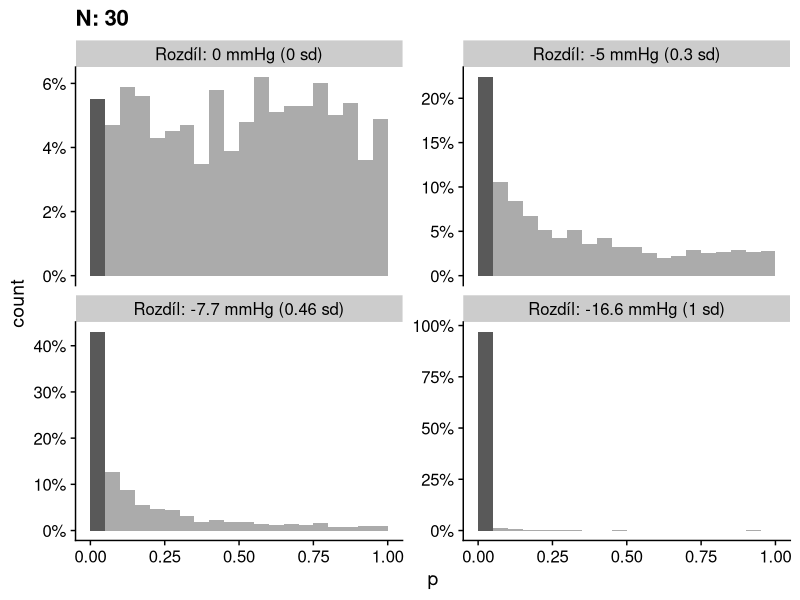
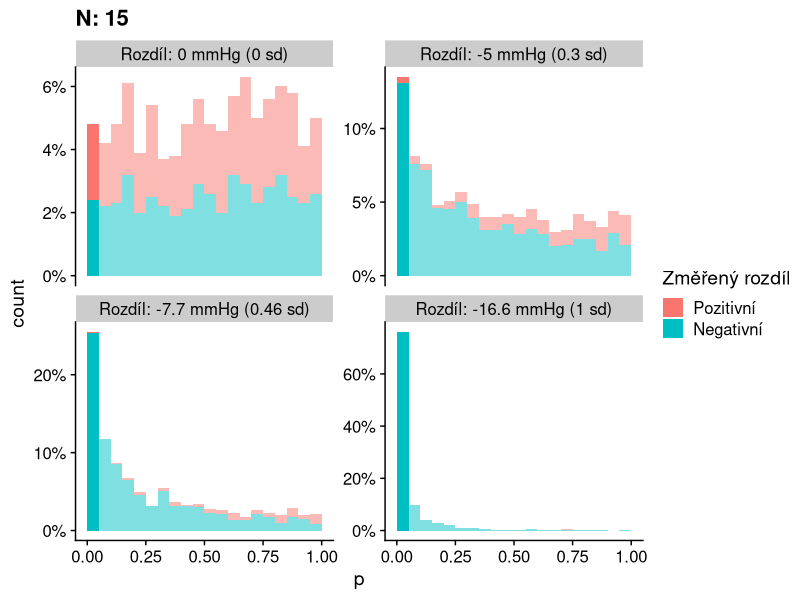
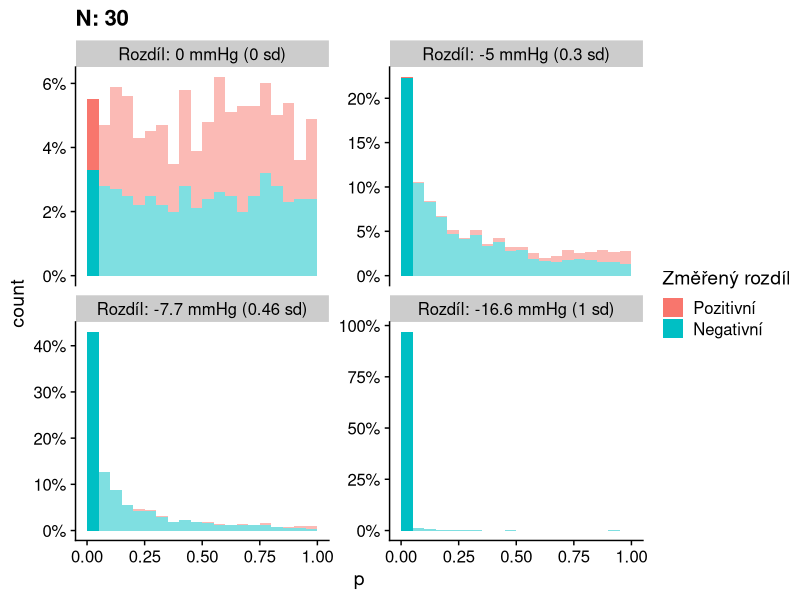
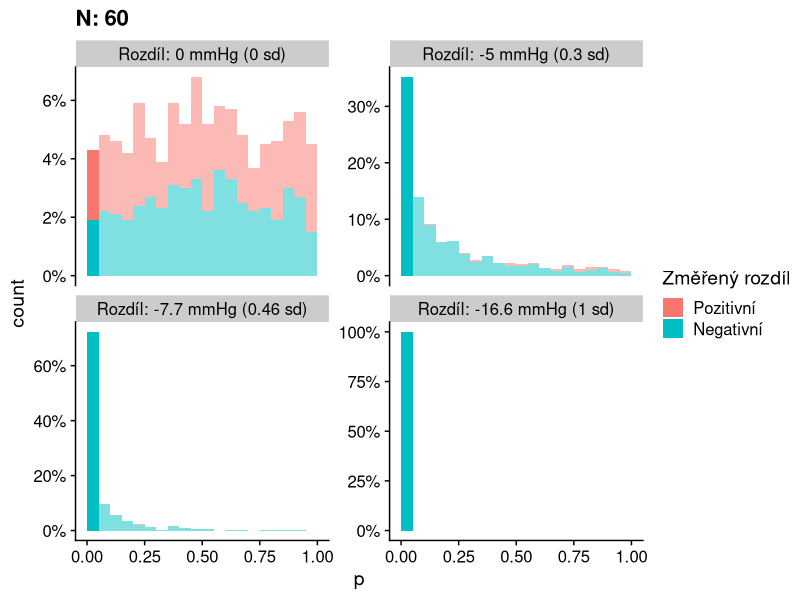
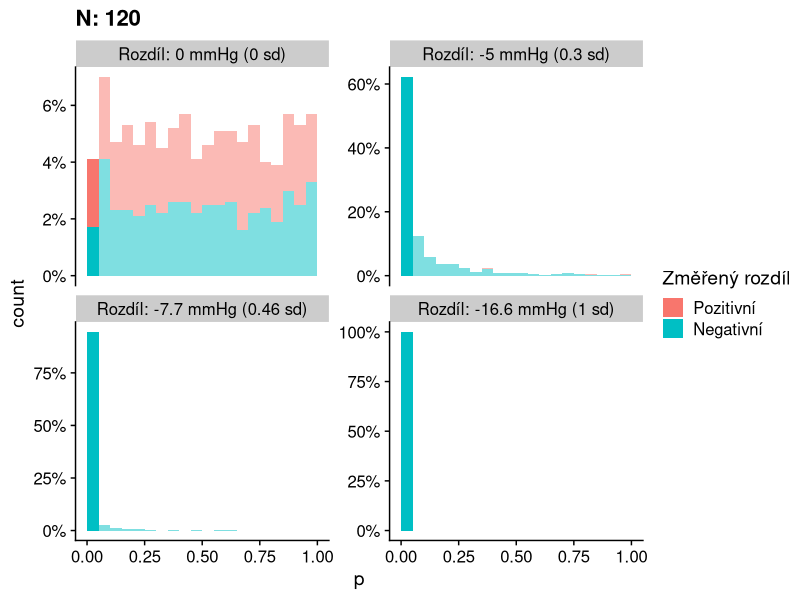
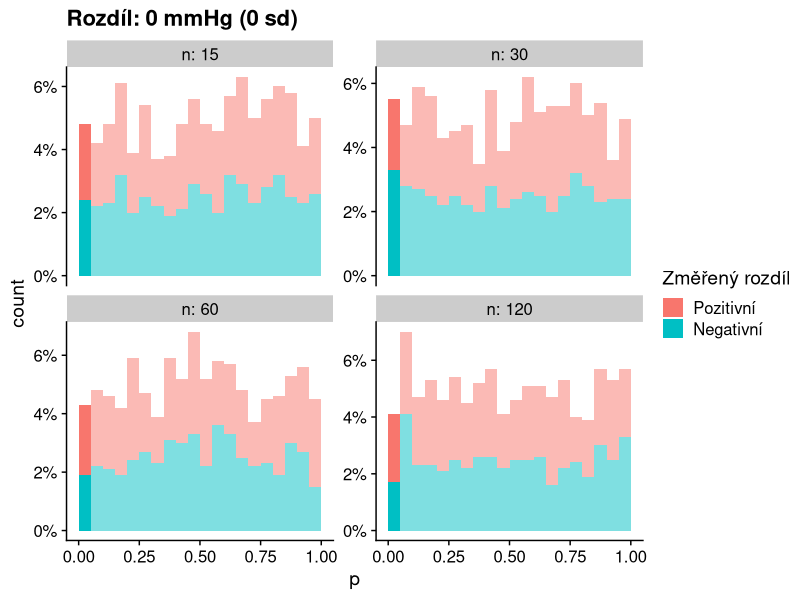
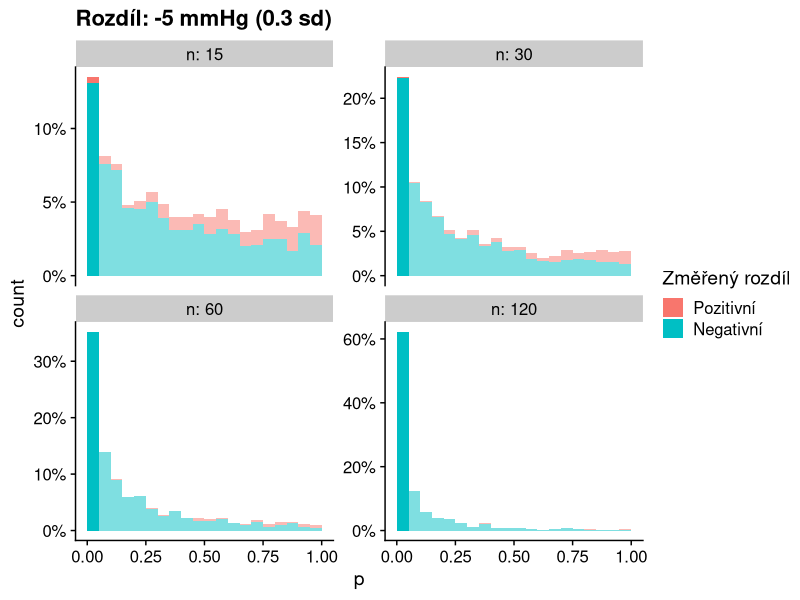
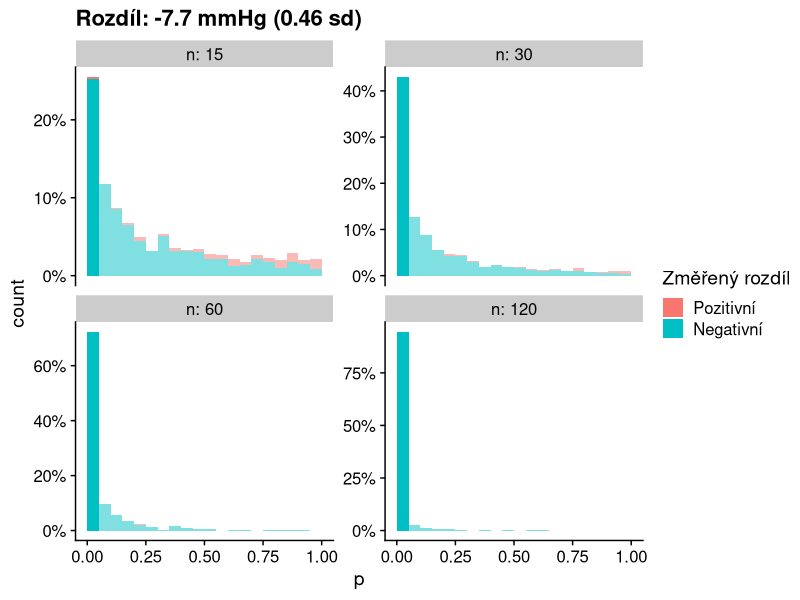

R code for these plots, in order: (Note: a time limit stopped this script after it produced the figures.)
## ---- chunk 1
library(tidyverse)
library(cowplot)
theme_set(theme_cowplot())

sbp_sd <- 16.6
effect_ace_minus_placebo <- -7.68

n_sims <- 1000
## ---- chunk 2
velikost_efektu <- tibble(efekt = c(0, -5 / sbp_sd, effect_ace_minus_placebo / sbp_sd, -1))
n_vzorku <- tibble(n = c(15, 30, 60, 120))
#n_vzorku <- tibble(n = seq(sqrt(15), sqrt(120), length.out = 4) ^ 2 %>% round())

single_p_sim <- function(data_row) {
  control <- rnorm(data_row$n, 0, 1)
  treatment <- rnorm(data_row$n, data_row$efekt, 1)
  test_res <- t.test(control, treatment)
  
  cbind(data_row, tibble(p = test_res$p.value, zmereny_rozdil = mean(treatment) - mean(control)))
}

p_velikost_efektu <- velikost_efektu %>% 
  crossing(n_vzorku) %>%
  crossing(sim = 1:n_sims) %>%
  transpose() %>%
  map_df(single_p_sim) %>%
  mutate(druh_rozdilu = factor(zmereny_rozdil > 0, levels = c(TRUE, FALSE), labels = c("Pozitivní", "Negativní")),
         efekt_f = factor(efekt, levels = velikost_efektu$efekt))


## ---- chunk 3
plots <- list()
widths <- list()
## ---- chunk 4
hg_sd_label <- function(sd_val) {
  numeric_sd_val <- sd_val %>% as.numeric()
  paste0("Rozdíl: ", round(sbp_sd * numeric_sd_val, 1), " mmHg (", abs(round(numeric_sd_val, 2)), " sd)")
}


facet_efekt <- facet_wrap(~efekt_f, scales = "free_y", labeller = labeller(efekt_f = hg_sd_label))


scale_pocet <- scale_y_continuous(labels = function(x) { scales::percent(x / n_sims, accuracy = 1)}, trans = scales::trans_new("Relative", transform = function(x) { x / n_sims}, inverse = function(x) { x * n_sims}))

p_breaks <- seq(0,1, by = 0.05)
n_first_plot <- n_vzorku$n[2]

plots$p_fixini_n_prvni <- p_velikost_efektu %>% filter(n == n_first_plot) %>% 
  ggplot(aes(x = p, alpha = p < 0.05)) + geom_histogram(breaks = p_breaks) +  
  scale_alpha_discrete(range = c(0.5,1), guide = FALSE) +
  scale_pocet + facet_efekt + ggtitle(paste0("N: ", n_first_plot))
plots$p_fixini_n_prvni

for(n_k_zobrazeni in n_vzorku$n) {
  plot_name <- paste0("p_fixni_n_", n_k_zobrazeni)
  plots[[plot_name]] <- p_velikost_efektu %>% filter(n == n_k_zobrazeni) %>% ggplot(aes(x = p, fill = druh_rozdilu, alpha = p < 0.05)) + geom_histogram(breaks = p_breaks) + 
      scale_pocet + facet_efekt + scale_fill_discrete("Změřený rozdíl") +
      scale_alpha_discrete(range = c(0.5,1), guide = FALSE) +
      ggtitle(paste0("N: ", n_k_zobrazeni))
  print(plots[[plot_name]])
}


for(efekt_k_zobrazeni in velikost_efektu$efekt) {
  plot_name <- paste0("p_fixni_efekt_", round(efekt_k_zobrazeni,2))
  plots[[plot_name]] <- p_velikost_efektu %>% filter(efekt == efekt_k_zobrazeni) %>% ggplot(aes(x = p, fill = druh_rozdilu, alpha = p < 0.05)) + 
      geom_histogram(breaks = p_breaks) + facet_wrap(~n, labeller = label_both, scales = "free_y") + 
      scale_fill_discrete("Změřený rozdíl") + scale_pocet +
      scale_alpha_discrete(range = c(0.5,1), guide = FALSE) +
      ggtitle(hg_sd_label(efekt_k_zobrazeni))
  print(plots[[plot_name]])
}


## ---- chunk 5
power.t.test(delta = effect_ace_minus_placebo, sd = sbp_sd, sig.level = 0.05, power = 0.8)
## ---- chunk 6
efekty <- velikost_efektu$efekt[c(2,3)]
nka <- n_vzorku$n[c(2,4)]
for(i in 1:length(efekty) ) {
  n_k_zobrazeni <- nka[i]
  efekt_k_zobrazeni <- efekty[i]
  plot_name <- paste0("m_and_s_error_",n_k_zobrazeni,"_eff_", round(abs(efekt_k_zobrazeni),2))
  plots[[plot_name]] <- p_velikost_efektu %>% filter(n == n_k_zobrazeni, efekt == efekt_k_zobrazeni, p < 0.05) %>%
    ggplot(aes(x = zmereny_rozdil * sbp_sd)) + geom_histogram(aes(y = stat(width*density)), binwidth = 1)  + geom_vline(xintercept = efekt_k_zobrazeni * sbp_sd, color = "blue", size = 2, linetype = "dashed") + 
    facet_efekt + scale_y_continuous("Podíl", labels = scales::percent) + scale_x_continuous("Změřený rozdíl [mmHg]") +
    ggtitle(paste0("Pouze p < 0.05, N: ", n_k_zobrazeni))
  print(plots[[plot_name]])
  
  widths[[plot_name]] <- 6
}
## ---- chunk 7
n_studii <- 8
n_vice_studii <- 30
studie_df_raw <- list()
next_id <- 1
efekty_pro_vice_studii <- c(0, velikost_efektu$efekt[3])
for(efekt_pro_simulace in efekty_pro_vice_studii) {
  p_pro_sim <- p_velikost_efektu %>% filter(n == n_vice_studii, efekt == efekt_pro_simulace)
  for(i in 1:n_sims) {
    studie_df_raw[[next_id]] <- p_pro_sim %>% sample_n(n_studii) %>% 
      group_by(n, efekt, efekt_f) %>%
      summarise(min.p = min(p), max.p = max(p), min.zmereny_rozdil = min(zmereny_rozdil), max.zmereny_rozdil = max(zmereny_rozdil))
      #summarise(min.p = min(p), max.p = max(p), min.zmereny_rozdil = min(c(Inf,zmereny_rozdil[p < 0.05])), max.zmereny_rozdil = max(c(-Inf,zmereny_rozdil[p < 0.05])))
    next_id <- next_id + 1
  }
}

p_vice_studii <- do.call(rbind, studie_df_raw)

p_vice_studii_long <- p_vice_studii %>%
      pivot_longer(c("min.p","max.p","min.zmereny_rozdil","max.zmereny_rozdil"), names_to = c("typ","meritko"), names_sep = "\\.", values_to = "hodnota") 

## ---- chunk 8
for(efekt_k_zobrazeni in efekty_pro_vice_studii) {
  plot_name_base <- paste0("vice_studii_", abs(round(efekt_k_zobrazeni,2)),"_")
  title <- ggtitle(paste0(n_studii, " studií, N: ", n_vice_studii))
  
  plot_name_p <- paste0(plot_name_base, "_p")
  plots[[plot_name_p]] <- p_vice_studii_long %>% filter(meritko == "p", efekt == efekt_k_zobrazeni) %>%
      ggplot(aes(x = hodnota, color = typ)) + geom_freqpoly(breaks = p_breaks) + scale_pocet + facet_efekt + title +
      geom_vline(xintercept = 0.05, color = "green", size = 2, linetype = "dashed") +
    scale_x_continuous("p-hodnota")
  widths[[plot_name_p]] <- 6
  print(plots[[plot_name_p]])

  plot_name_zmereny <- paste0(plot_name_base, "_zmereny_rozdil")
  plots[[plot_name_zmereny]] <- p_vice_studii_long %>% filter(meritko == "zmereny_rozdil", efekt == efekt_k_zobrazeni, !is.infinite(hodnota)) %>%
      ggplot(aes(x = hodnota * sbp_sd, color = typ)) + geom_freqpoly(bins = 10) + scale_pocet + facet_efekt + title +
    geom_vline(xintercept = efekt_k_zobrazeni * sbp_sd, color = "blue", size = 2, linetype = "dashed") +
    scale_x_continuous("Změřený rozdíl")
  widths[[plot_name_zmereny]] <- 6
  print(plots[[plot_name_zmereny]])
  
}
## ---- chunk 9
tmp_dir <- here::here("local_tmp_data")
if(!dir.exists(tmp_dir)) {
  dir.create(tmp_dir)
}

for(plot_name in names(plots)) {
  if(!is.null(widths[[plot_name]])) {
    width <- widths[[plot_name]]
  } else {
    width <- 8
  }
  ggsave(plot = plots[[plot_name]], filename = paste0(tmp_dir,"/",plot_name,".png"), dpi = 300, width = width, height = width * 0.6666666666667)
}
